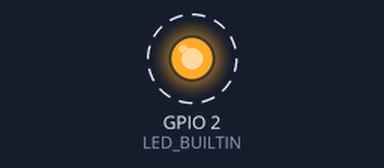
Simulated run of this sketch. Board: ESP32. Parts: output pins drawn as LEDs (lit = HIGH). Dashed ring = blinking. WiFi joins after 1.5 s; servers stay silent unless stated; what the sketch prints to the serial monitor is not drawn.

Above: at 1.9 s.
Timing chart, 0 to 4.7 s (numbered marks = the images above):
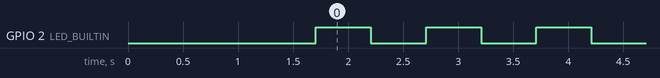

The sketch:

firmware_v1.1.ino
```cpp
#include <WiFiManager.h>
#include <HTTPClient.h>
#include <WiFiClient.h>
#include <Update.h>

#define LED_BUILTIN 2  // Onboard LED for ESP32
const char* firmware_url = "http://your-server.com/firmware_v1.1.bin";  // New firmware URL

void updateFirmware() {
    WiFiClient client;
    HTTPClient http;

    Serial.print("Checking for firmware update from: ");
    Serial.println(firmware_url);

    http.begin(client, firmware_url);
    int httpCode = http.GET();

    if (httpCode == HTTP_CODE_OK) {
        int contentLength = http.getSize();
        if (contentLength <= 0) {
            Serial.println("Invalid content length, aborting...");
            return;
        }

        bool canBegin = Update.begin(contentLength);
        if (!canBegin) {
            Serial.println("Not enough space to begin OTA");
            return;
        }

        WiFiClient* stream = http.getStreamPtr();
        size_t written = Update.writeStream(*stream);

        if (written == contentLength) {
            Serial.println("Firmware update complete.");
            if (Update.end()) {
                Serial.println("Update successful, rebooting...");
                ESP.restart();
            } else {
                Serial.println("Update failed.");
            }
        } else {
            Serial.println("Update failed, written bytes mismatch.");
        }
    } else {
        Serial.printf("HTTP request failed, error: %s\n", http.errorToString(httpCode).c_str());
    }

    http.end();
}

void setup() {
    Serial.begin(115200);

    WiFiManager wifiManager;
    wifiManager.autoConnect("ESP32_AP");  // AP when no WiFi is found

    Serial.println("Connected to WiFi!");

    updateFirmware();  // Check for new firmware update

    pinMode(LED_BUILTIN, OUTPUT);
}

void loop() {
    Serial.println("ESP32 Updated - Blinking LED");
    digitalWrite(LED_BUILTIN, HIGH);
    delay(500);
    digitalWrite(LED_BUILTIN, LOW);
    delay(500);
}
```

Measured:
- by itself, GPIO 2 (LED_BUILTIN): alternates HIGH for 0.50 s and LOW for 0.50 s
